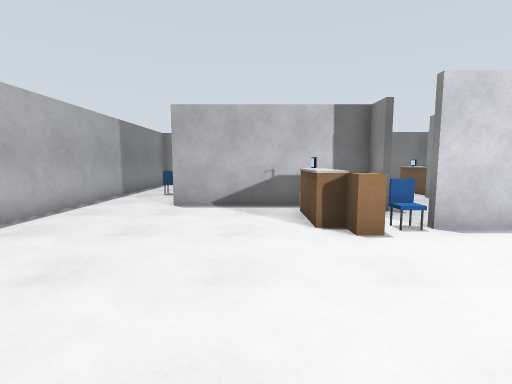
[1] (above)

20 first-person views from a walk through a world built for the Gazebo simulator. The camera is 1.3 m above the floor, tilts 6° down and sees 85° across. The floor is counted in squares, 1 m on a side. Each view is taken from the middle of a square. On the plan, view 1 faces up. The plan holds only what a view shows up to about 13 squares ahead; the rest is blank. The place goes on beyond the plan.

[2]
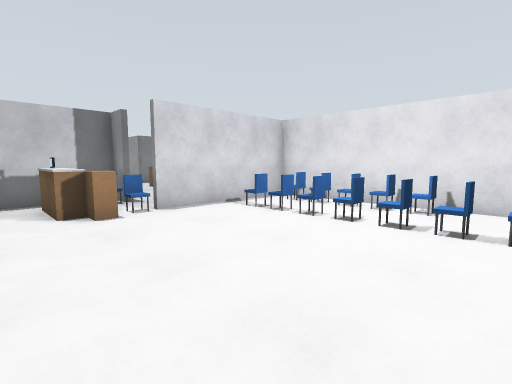

[3]
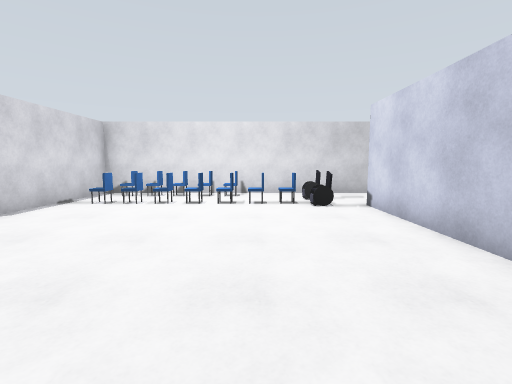

[4]
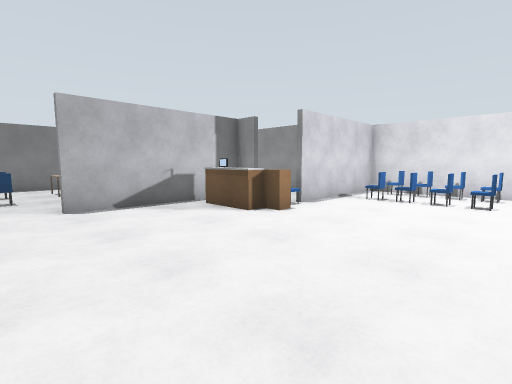

[5]
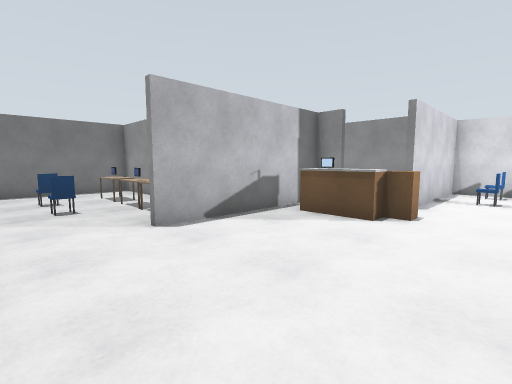

[6]
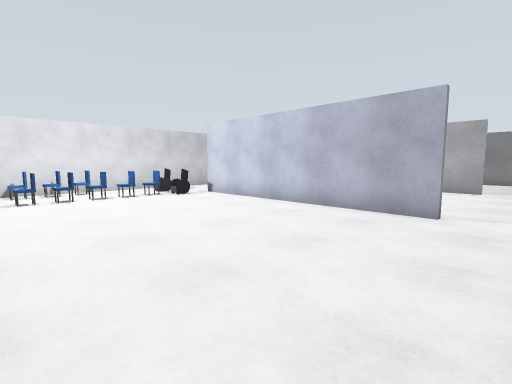

[7]
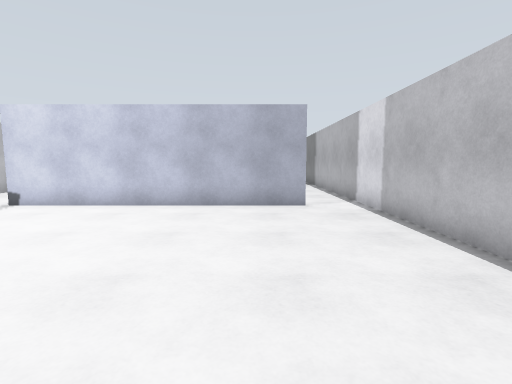

[8]
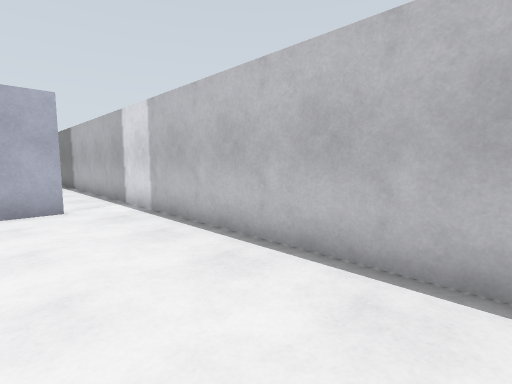

[9]
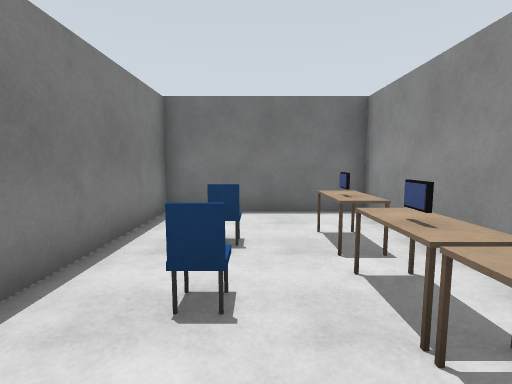

[10]
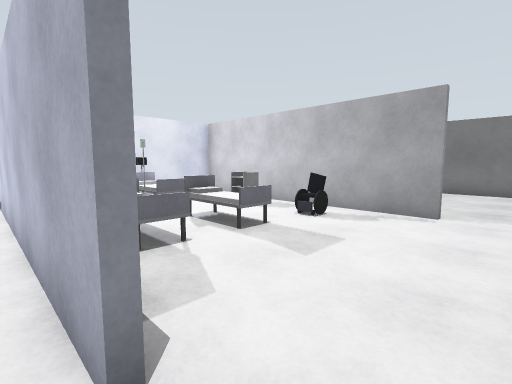

[11]
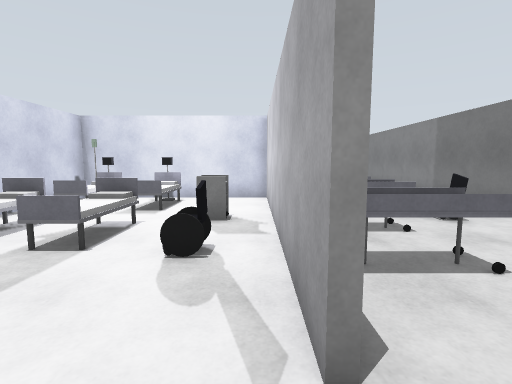

[12]
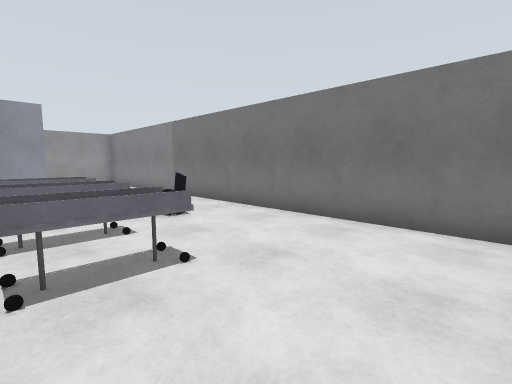

[13]
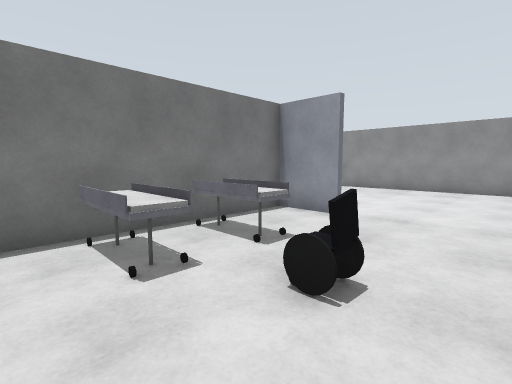

[14]
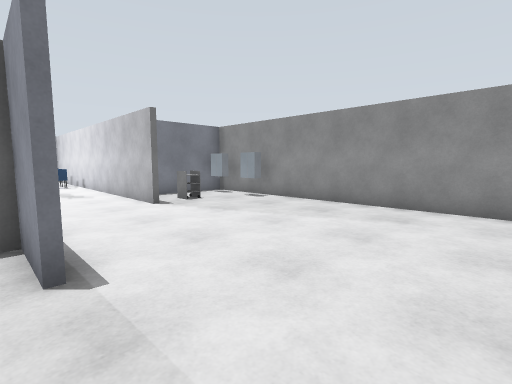

[15]
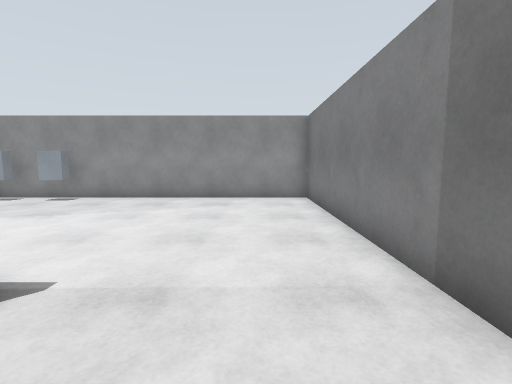

[16]
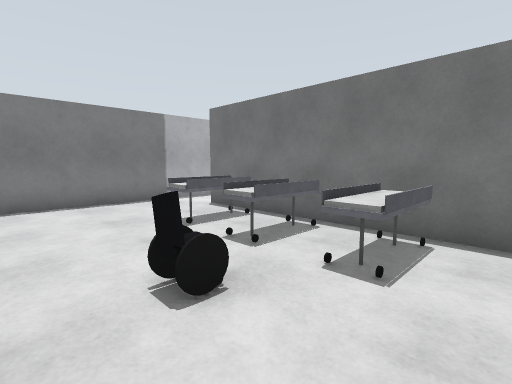

[17]
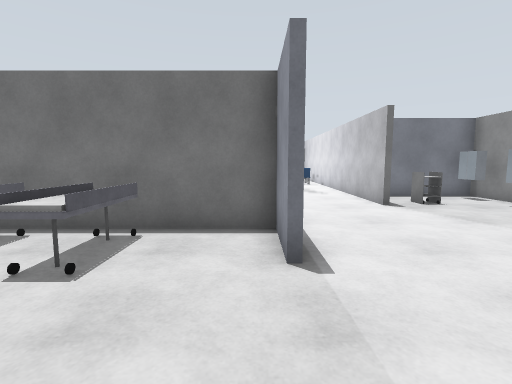

[18]
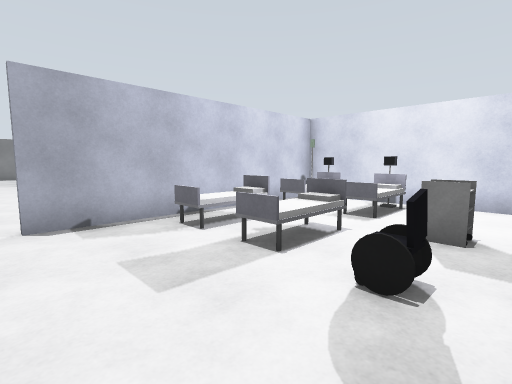

[19]
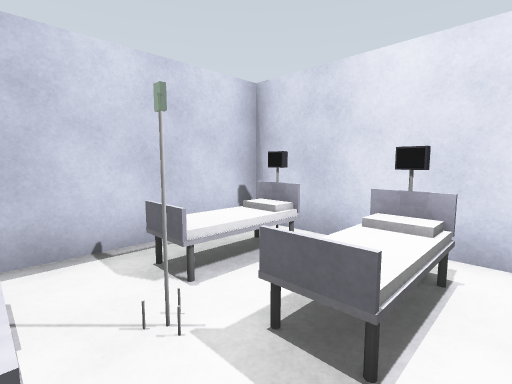

[20]
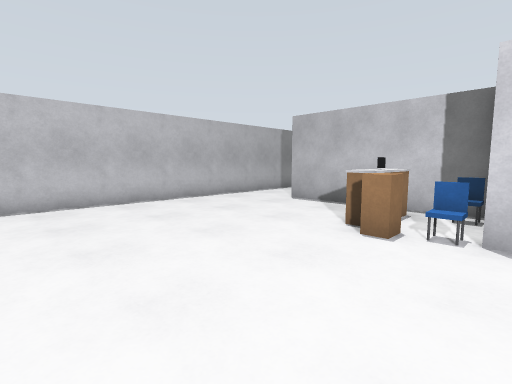

### Floor plan
Points are (right, up) in squares from view 1. A wall is a line through its corners. A room is listed if a view was taken in it or the views show most of it. See-through windows are left out.
Room 1 (views 1, 2, 3, 4, 5, 6, 7, 8, 9, 20)
walls: (3.5, 7.4) (3.5, 8.5); (1.6, 8.4) (-2.5, 8.4); (-0.1, 12) (-0.1, 16.4) (-5.4, 16.4) (-5.4, -3.6); (-3.6, -4.4) (5.6, -4.4); (8.9, -8.6) (8.9, 5.4) (3.5, 5.4)
ways out: opening at (-4.5, -4) to room 2; opening at (7.5, -9) to room 2
objects: chair (-4, 12); chair (-4, 14); desk (-2, 10) to (-1, 11); desk (-2, 12) to (-1, 12); desk (-2, 13) to (-1, 14); desk (1, 5) to (2, 7); chair (3, 6); chair (3, 7) to (3, 8); wheelchair (5, -3) to (6, -3); chair (6, -2); chair (6, -1); chair (6, 0); chair (6, 1); chair (6, 2); chair (6, 3); chair (6, 4); wheelchair (7, -3); chair (8, 0); chair (8, 1); other object (8, 2); other object (8, 3); chair (8, 4)
Room 2 (views 10, 11, 12, 13, 14, 15, 16, 17, 18, 19)
walls: (3.4, -11.4) (5.4, -11.4); (5.5, -11.6) (3.4, -11.6); (5.4, -13.6) (5.4, -4.6) (-3.5, -4.6); (-2.4, -11.6) (-3.5, -11.6); (-3.6, -11.4) (-1.5, -11.4); (-4.9, -17.9) (13.4, -17.9) (13.4, -9.2); (-5.4, -3.6) (-5.4, -16.8); (13.4, -6.1) (10.2, -6.1)
ways out: opening at (-4.5, -4) to room 1; opening at (7.5, -9) to room 1
objects: other object (-2, -14) to (-1, -12); wheelchair (-1, -10); bed (-1, -8) to (1, -8); bed (-1, -6) to (1, -6); other object (0, -14) to (1, -12); wheelchair (1, -16) to (2, -15); cart (1, -10) to (2, -10); other object (2, -14) to (3, -12); other object (2, -7); bed (3, -8); bed (3, -6); monitor (4, -8); monitor (4, -6); cart (10, -8) to (11, -8); cabinet (13, -9); cabinet (13, -7)

Positions as (right, up) in squares from view 1, and headings:
1: (0, 0), facing up
2: (0, -2), facing up-right
3: (-3, -1), facing right
4: (-4, 0), facing up-right
5: (-5, 3), facing up-right
6: (-5, 3), facing down-right
7: (-2, 4), facing down
8: (-2, 4), facing down-left
9: (-3, 9), facing up
10: (-5, -4), facing down-right
11: (-5, -11), facing right
12: (-5, -12), facing down-right
13: (-1, -17), facing up-right
14: (5, -17), facing up-right
15: (3, -16), facing right
16: (4, -17), facing up-left
17: (5, -17), facing up
18: (-4, -11), facing up-right
19: (1, -9), facing up-right
20: (4, 0), facing up-left
